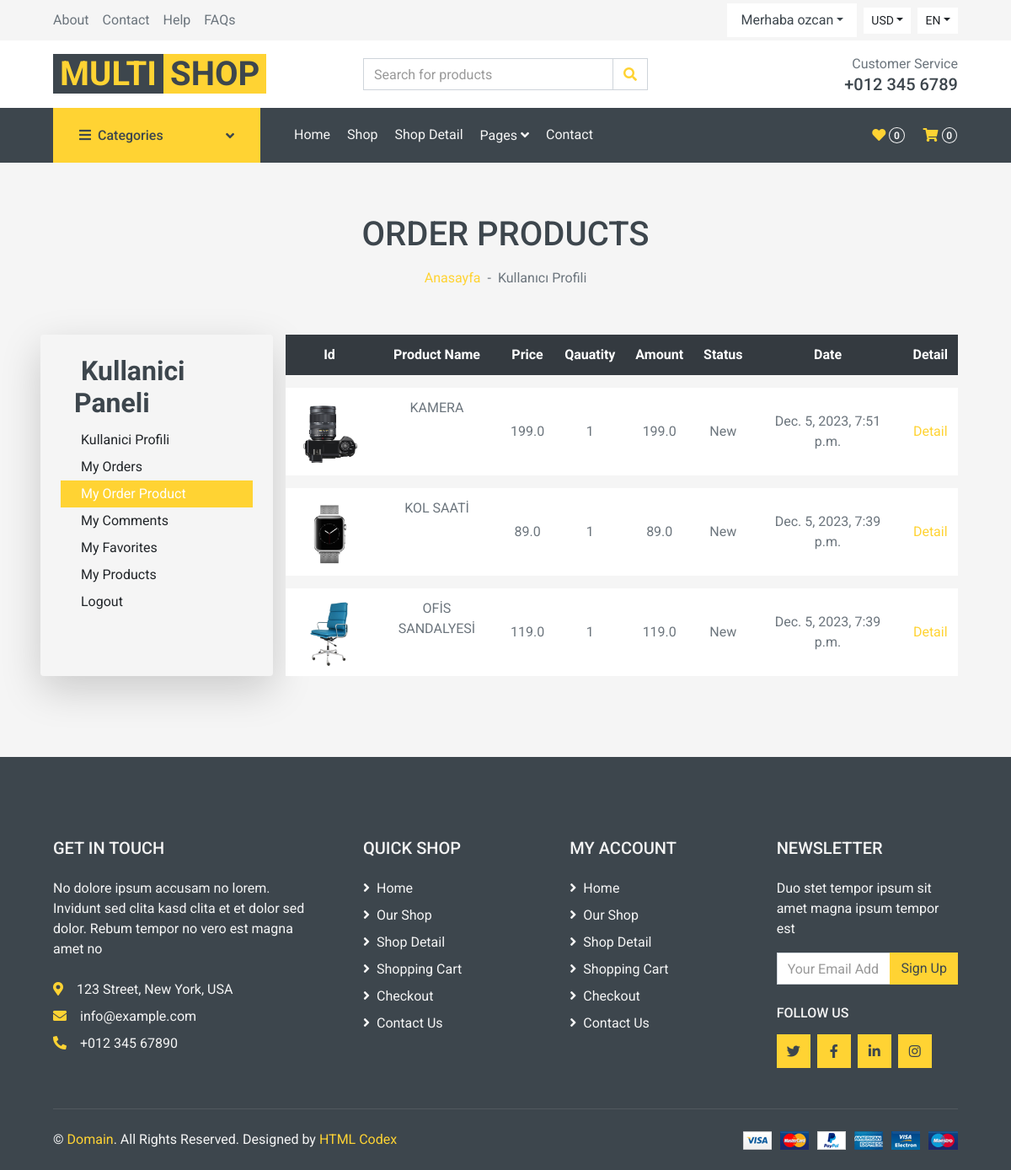
The app's page /user/orders_product (signed in) with its own data.
### order/models.py (models this page shows, shortened)
class OrderProduct(models.Model):
    STATUS = (
        ('New', 'New'),
        ('Accepted', 'Accepted'),
        ('Canceled', 'Canceled'),
    )
    order = models.ForeignKey(Order, on_delete=models.CASCADE)
    user = models.ForeignKey(User, on_delete=models.CASCADE)
    product = models.ForeignKey(Product, on_delete=models.CASCADE)
    quantity = models.IntegerField()
    price = models.FloatField()
    amount = models.FloatField()
    status = models.CharField(max_length=10, choices=STATUS, default='New')
    create_at = models.DateTimeField(auto_now_add=True)
    update_at = models.DateTimeField(auto_now=True)

### product/models.py (models this page shows, shortened)
class Product(models.Model):
    STATUS = (('True', 'Evet'),
            ('False', 'Hayir'), )
    category = models.ForeignKey(Category, on_delete=models.CASCADE) #many to one relation with Category
    title = models.CharField(max_length=150)
    keywords = models.CharField(max_length=255)
    description = models.TextField(max_length=255)
    image = models.ImageField(blank=True, upload_to='images/')
    price= models.FloatField()
    amount = models.IntegerField(default=0)
    detail = models.TextField()
    status = models.CharField(max_length=10,choices=STATUS)
    slug = models.SlugField(null=False, unique=True)
    create_at = models.DateTimeField(auto_now_add=True)
    update_at = models.DateTimeField(auto_now=True)
    def category_tag(self):
        return self.category
    category_tag.short_description = "Kategori"
    def image_tag(self):
        return mark_safe('<img src="{}" height="50"/>'.format(self.image.url))
    image_tag.short_description = 'Image'

### user/views.py (the view)
# urls.py: path('orders_product', views.user_order_product, name='user_order_product'),
@login_required(login_url='/login') # Check login
def user_order_product(request):
    current_user = request.user
    order_product = OrderProduct.objects.filter(user_id=current_user.id).order_by('-id')
    context = {'order_product': order_product }
    return render(request, 'user_order_products.html', context)

### user/templates/user_order_products.html (shortened to what this page needs)
{% extends 'homebase.html' %}
{% block sidebar %} {% include 'sidebar.html' %}  {% endblock %}
{% block body %}
    <div class="container-fluid bg-secondary mb-4">
        <div class="d-flex flex-column align-items-center justify-content-center" style="min-height: 150px">
            <h1 class="font-weight-semi-bold text-uppercase mb-3">Order Products</h1>
            <div class="d-inline-flex">
                <p class="m-0"><a href="/">Anasayfa</a></p>
                <p class="m-0 px-2">-</p>
                <p class="m-0">Kullanıcı Profili</p>
            </div>
        </div>
    </div>
    <div class="container-fluid">
        <div class="row px-xl-5">
            {% include 'user_panel.html' %}
            <div class="col-lg-9 table-responsive mb-5">
                    <table class="table table-light table-borderless table-hover text-center mb-0">
                        <thead class="thead-dark">
                            <tr>
                                <th class="align-middle">Id </th>
                                <th class="align-middle">Product Name </th>
                                <th class="align-middle">Price </th>
                                <th class="align-middle">Qauatity </th>
                                <th class="align-middle">Amount </th>
                                <th class="align-middle">Status </th>
                                <th class="align-middle">Date </th>
                                <th class="align-middle">Detail </th>
                            </tr>
                        </thead>
                            {% for rs in order_product %}
                                <tr>
                                    <td class="align-middle">
                                        <a href="/product/{{ rs.product_id }}/{{ rs.product.slug }}">
                                            {% if rs.variant.image_id > 0 %}
                                                <img src="{{ rs.variant.image }}" alt="" style="height: 80px">
                                            {% else %}
                                                <img src="{{ rs.product.image.url}}" alt="" style="height: 80px">
                                            {% endif %}
                                        </a>
                                    </td>
                                    <td>{{ rs.product.title }} {{ rs.variant.size }}   {{ rs.variant.color }}</td>
                                    <td class="align-middle">{{ rs.price }} </td>
                                    <td class="align-middle">{{ rs.quantity }} </td>
                                    <td class="align-middle">{{ rs.amount }} </td>
                                    <td class="align-middle">{{ rs.status }} </td>
                                    <td class="align-middle">{{ rs.create_at }} </td>
                                    <td class="align-middle"><a class="primary-btn" href="/user/order_product_detail/{{ rs.id }}/{{ rs.order.id }}"> Detail </a></td>
                                </tr>
                            {% endfor %}
                    </table>
                </div>
            </div>
        </div>
 {% endblock %}

### home/templates/header.html (shortened to what this page needs)
{% load static %}
    <div class="container-fluid">
        <div class="row bg-secondary py-1 px-xl-5">
            <div class="col-lg-6 d-none d-lg-block">
                <div class="d-inline-flex align-items-center h-100">
                    <a class="text-body mr-3" href="">About</a>
                    <a class="text-body mr-3" href="">Contact</a>
                    <a class="text-body mr-3" href="">Help</a>
                    <a class="text-body mr-3" href="">FAQs</a>
                </div>
            </div>
            <div class="col-lg-6 text-center text-lg-right">
                <div class="d-inline-flex align-items-center">
                    <div class="btn-group">
                        {%  if user.id is not None %}
                        <div class="nav-item dropdown btn-light">
                            <a href="#" class="nav-link dropdown-toggle text-dark" data-toggle="dropdown"> Merhaba {{ user.username }}</a>
                        </div>
                        {% else %}
                        <button type="button" class="btn btn-sm btn-light dropdown-toggle" data-toggle="dropdown">My Account</button>
                        <div class="dropdown-menu dropdown-menu-right">
                            <a href="/login" class="dropdown-item" type="button">Sign in</a>
                            <a href="/signup" class="dropdown-item" type="button">Sign up</a>
                        </div>
                        {% endif %}
                    </div>
                    <div class="btn-group mx-2">
                        <button type="button" class="btn btn-sm btn-light dropdown-toggle" data-toggle="dropdown">USD</button>
                    </div>
                    <div class="btn-group">
                        <button type="button" class="btn btn-sm btn-light dropdown-toggle" data-toggle="dropdown">EN</button>
                    </div>
                </div>
            </div>
        </div>
        <div class="row align-items-center bg-light py-3 px-xl-5 d-none d-lg-flex">
            <div class="col-lg-4">
                <a href="/" class="text-decoration-none">
                    <span class="h1 text-uppercase text-primary bg-dark px-2">Multi</span>
                    <span class="h1 text-uppercase text-dark bg-primary px-2 ml-n1">Shop</span>
                </a>
            </div>
            <div class="col-lg-4 col-6 text-left">
                <form action="{% url 'search' %}" method="post">
                    <div class="input-group">
                        <input type="text" class="form-control" name="query" placeholder="Search for products">
                        <div class="input-group-append">
                            <span class="input-group-text bg-transparent text-primary">
                                <i class="fa fa-search"></i>
                            </span>
                        </div>
                    </div>
                </form>
            </div>
            <div class="col-lg-4 col-6 text-right">
                <p class="m-0">Customer Service</p>
                <h5 class="m-0">+012 345 6789</h5>
            </div>
        </div>
    </div>

### records on screen
OrderProduct: product.image (picture), product "KAMERA", price "199.0", quantity "1", amount "199.0", status "New", create_at "Dec. 5, 2023, 7:51 p.m."
OrderProduct: product.image (picture), product "KOL SAATİ", price "89.0", quantity "1", amount "89.0", status "New", create_at "Dec. 5, 2023, 7:39 p.m."
OrderProduct: product.image (picture), product "OFİS SANDALYESİ", price "119.0", quantity "1", amount "119.0", status "New", create_at "Dec. 5, 2023, 7:39 p.m."

### other values on screen
{{ user.username }} "ozcan"
